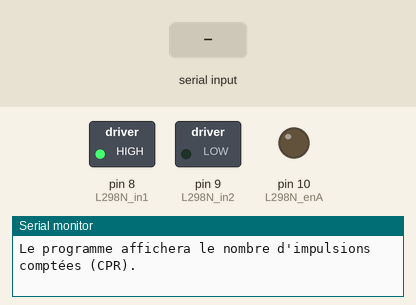
Bench run of a sketch on a simulated Arduino Uno, built with avr-gcc and run on an emulated ATmega328P. Parts: switched loads named in the sketch (green lamp = pin HIGH), output pins drawn as LEDs (lit = HIGH), the last lines printed to the serial monitor. The test bench sets the inputs (shaded band).

Above: at 1.2 s.
1.3 s: "g" received over Serial
At 2.5 s:
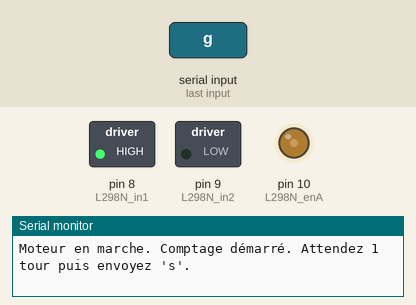
2.8 s: "s" received over Serial
At 3.9 s:
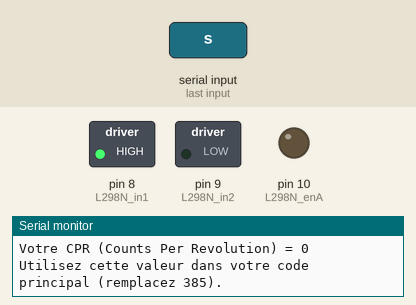
Timing chart, 0 to 5.8 s (numbered marks = the images above; inputs shaded):
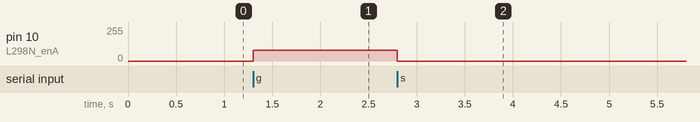

Measured:
- after the input at 1.3 s, pin 10 (L298N_enA): 0/255 → 80/255 at once
- after the input at 2.8 s, pin 10 (L298N_enA): 80/255 → 0/255 at once

The sketch:

mesure__CPR_.ino
```cpp
// Mesure du CPR en faisant tourner le moteur lentement
// L'utilisateur observe la roue et envoie 's' (stop) quand un tour est fini

#define L298N_enA 10
#define L298N_in2 9
#define L298N_in1 8
#define ENC_A 3
#define ENC_B 5

volatile long pulseCount = 0;
bool motorRunning = false;

void setup() {
  pinMode(L298N_enA, OUTPUT);
  pinMode(L298N_in1, OUTPUT);
  pinMode(L298N_in2, OUTPUT);
  digitalWrite(L298N_in1, HIGH);
  digitalWrite(L298N_in2, LOW);

  pinMode(ENC_A, INPUT_PULLUP);
  pinMode(ENC_B, INPUT_PULLUP);

  Serial.begin(115200);
  Serial.println("Envoyez 'g' pour démarrer le moteur (faible vitesse).");
  Serial.println("Regardez la roue. Quand elle a fait EXACTEMENT 1 tour, envoyez 's'.");
  Serial.println("Le programme affichera le nombre d'impulsions comptées (CPR).");
}

void loop() {
  if (Serial.available()) {
    char c = Serial.read();
    if (c == 'g') {
      // Démarrage moteur à faible vitesse (PWM 80)
      analogWrite(L298N_enA, 80);
      motorRunning = true;
      pulseCount = 0;
      attachInterrupt(digitalPinToInterrupt(ENC_A), encoderISR, CHANGE);
      Serial.println("Moteur en marche. Comptage démarré. Attendez 1 tour puis envoyez 's'.");
    }
    else if (c == 's' && motorRunning) {
      detachInterrupt(digitalPinToInterrupt(ENC_A));
      analogWrite(L298N_enA, 0);
      motorRunning = false;
      Serial.print("Impulsions comptées pendant 1 tour : ");
      Serial.println(pulseCount);
      Serial.print("Votre CPR (Counts Per Revolution) = ");
      Serial.println(pulseCount);
      Serial.println("Utilisez cette valeur dans votre code principal (remplacez 385).");
    }
  }
}

void encoderISR() {
  pulseCount++;
}
```
